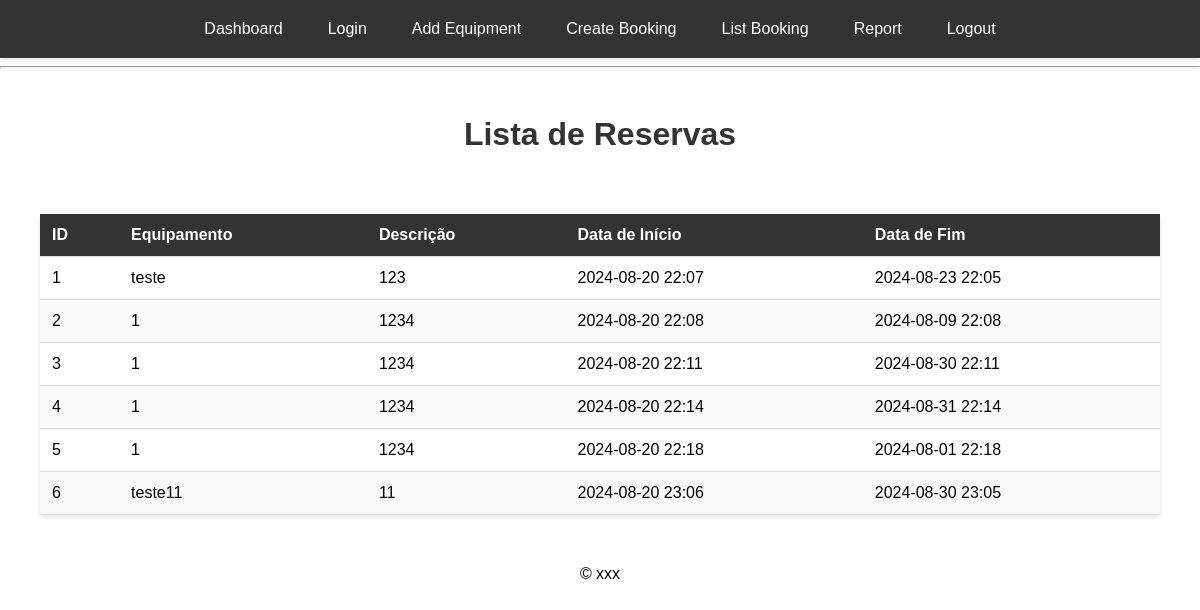
The page /booking/list (signed in) on the database its author committed.
### models/booking.py (models this page shows, shortened)
class Booking(db.Model):
    id = db.Column(db.Integer, primary_key=True)
    username = db.Column(db.String(80), nullable=False)
    equipment_id = db.Column(db.Integer, db.ForeignKey('equipment.id'), nullable=False)
    start_time = db.Column(db.DateTime, nullable=False)
    end_time = db.Column(db.DateTime, nullable=False)
    equipment = db.relationship('Equipment', back_populates='bookings')

### models/equipment.py (models this page shows, shortened)
class Equipment(db.Model):
    id = db.Column(db.Integer, primary_key=True)
    name = db.Column(db.String(100), nullable=False)
    description = db.Column(db.String(200))
    bookings = db.relationship('Booking', back_populates='equipment')

### controllers/booking_controller.py (the view)
@booking_controller.route('/list', methods=['GET'])
def list_bookings():
    if 'username' not in session:
        flash('Você precisa estar logado para acessar esta página.')
        return redirect(url_for('user_controller.login'))
    try:
        bookings = Booking.query.filter_by(username=session['username']).all()
        bookings.sort(key=lambda b: b.start_time)
        logger.info(f"Usuário {session['username']} visualizou suas reservas.")
        return render_template('list_bookings.html', bookings=bookings)
    except Exception as e:
        flash('Ocorreu um erro ao listar as reservas.')
        logger.error(f"Erro ao listar reservas: {e}")
        return redirect(url_for('booking_controller.create_booking'))

### app.py (called while the page is built)
@app.before_request
def create_tables():
    db.create_all()
    if not User.query.filter_by(username='admin').first():
        hashed_password = generate_password_hash('password123', method='pbkdf2:sha256') # type: ignore
        user = User(username='admin', password=hashed_password)
        db.session.add(user)
        db.session.commit()

### templates/list_bookings.html (shortened to what this page needs)
{% extends 'base.html' %}
{% block content %}
<!DOCTYPE html>
<html lang="pt-br">
<head>
    <link rel="stylesheet" href="{{ url_for('static', filename='styles.css') }}">
</head>
<body>
        <h1>Lista de Reservas</h1>
    <main>
        {% if bookings %}
            <table>
                <thead>
                    <tr>
                        <th>ID</th>
                        <th>Equipamento</th>
                        <th>Descrição</th>
                        <th>Data de Início</th>
                        <th>Data de Fim</th>
                    </tr>
                </thead>
                <tbody>
                    {% for booking in bookings %}
                        <tr>
                            <td>{{ booking.id }}</td>
                            <td>{{ booking.equipment.name }}</td>
                            <td>{{ booking.equipment.description }}</td>
                            <td>{{ booking.start_time.strftime('%Y-%m-%d %H:%M') }}</td>
                            <td>{{ booking.end_time.strftime('%Y-%m-%d %H:%M') }}</td>
                        </tr>
                    {% endfor %}
                </tbody>
            </table>
        {% else %}
            <p>Você ainda não tem reservas.</p>
        {% endif %}
    </main>
    <footer>
        <p>&copy; xxx</p>
    </footer>
</body>
</html>
{% endblock %}

### static/styles.css (style rules this page uses)
body { font-family: Arial, sans-serif; margin: 0; padding: 0; }
main { padding: 20px; }
h1 { text-align: center; color: #333; margin-top: 20px; }
p { text-align: center; margin-top: 10px; }
table { width: 100%; border-collapse: collapse; margin: 20px 0; background: #fff; box-shadow: 0 2px 4px rgba(0,0,0,0.1); }
table th, table td { padding: 12px; text-align: left; border-bottom: 1px solid #ddd; }
table th { background: #333; color: #fff; }
table tr:nth-child(even) { background: #f9f9f9; }

### rows shown on the page
Booking: id "1", equipment.name "teste", equipment.description "123", start_time "2024-08-20 22:07", end_time "2024-08-23 22:05"
Booking: id "2", equipment.name "1", equipment.description "1234", start_time "2024-08-20 22:08", end_time "2024-08-09 22:08"
Booking: id "3", equipment.name "1", equipment.description "1234", start_time "2024-08-20 22:11", end_time "2024-08-30 22:11"
Booking: id "4", equipment.name "1", equipment.description "1234", start_time "2024-08-20 22:14", end_time "2024-08-31 22:14"
Booking: id "5", equipment.name "1", equipment.description "1234", start_time "2024-08-20 22:18", end_time "2024-08-01 22:18"
Booking: id "6", equipment.name "teste11", equipment.description "11", start_time "2024-08-20 23:06", end_time "2024-08-30 23:05"
